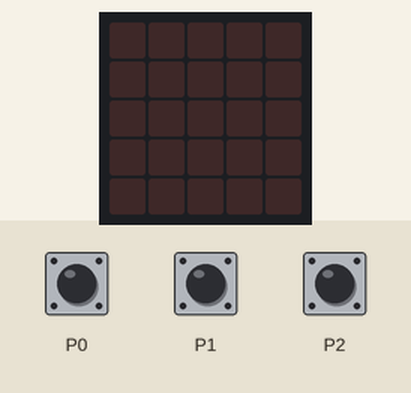
Simulated run of this program. Board: BBC micro:bit (MakeCode). On the bench: the board's 5×5 LED display. The inputs (shaded band) are chosen by the test bench. Random numbers come from a fixed seed.

Above: at 1.2 s.
1.3 s: touch pin P0 pressed for 0.15 s
At 2.0 s:
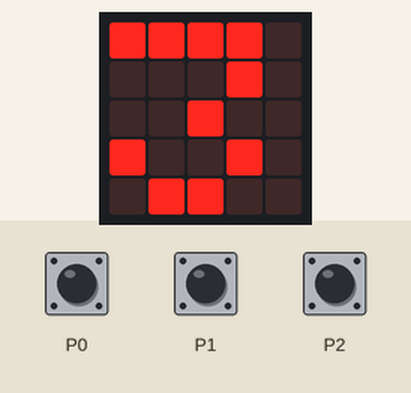
4.4 s: touch pin P2 pressed for 0.15 s
At 5.1 s:
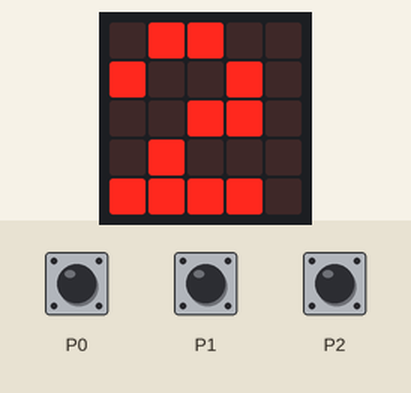
7.4 s: touch pin P1 pressed for 0.15 s
At 7.9 s:
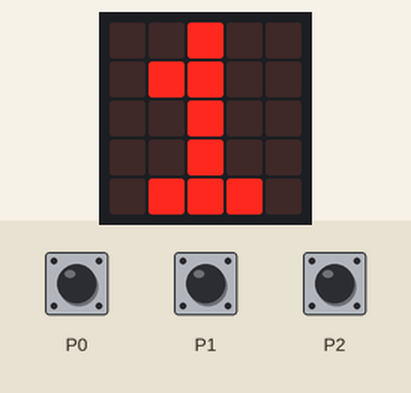
Timing chart, 0 to 10.4 s (numbered marks = the images above; inputs shaded):
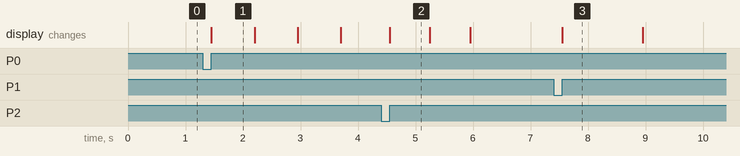

The program:

main.ts
```typescript
let Calvão_2 = 0
let Calvão_1 = 0
input.onPinPressed(TouchPin.P0, function () {
    basic.showNumber(3)
    basic.showNumber(2)
    basic.showNumber(1)
    basic.clearScreen()
    basic.pause(randint(1000, 5000))
    basic.showIcon(IconNames.Heart)
    basic.pause(500)
    basic.clearScreen()
})
input.onPinPressed(TouchPin.P2, function () {
    Calvão_2 += 1
    basic.showLeds(`
        . # # . .
        # . . # .
        . . # # .
        . # . . .
        # # # # .
        `)
    basic.pause(1000)
    basic.clearScreen()
})
input.onPinPressed(TouchPin.P1, function () {
    Calvão_1 += 1
    basic.showLeds(`
        . . # . .
        . # # . .
        . . # . .
        . . # . .
        . # # # .
        `)
    basic.pause(1000)
    basic.clearScreen()
})
```

test.ts
```typescript
// testes vão aqui; isto não será compilado quando este pacote for usado como uma extensão.
```

Measured:
- after the input at 1.3 s, the display: changes after 0.15 s (image 1)
- after the input at 7.4 s, the display: changes after 0.15 s (image 3)
- what the display in image 1 shows lasts 0.7 s, from 1.5 s to 2.2 s
- what the display in image 2 shows lasts 0.7 s, from 4.6 s to 5.3 s
- what the display in image 3 shows lasts 1.4 s, from 7.6 s to 9.0 s
